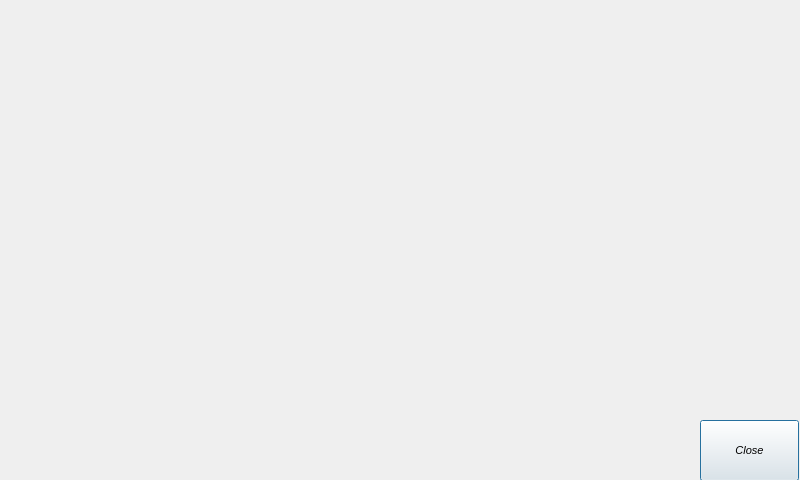
<?xml version="1.0" encoding="UTF-8"?>
<ui version="4.0">
 <class>dialog_controllist</class>
 <widget class="QDialog" name="dialog_controllist">
  <property name="geometry">
   <rect>
    <x>0</x>
    <y>0</y>
    <width>800</width>
    <height>480</height>
   </rect>
  </property>
  <property name="windowTitle">
   <string>Dialog</string>
  </property>
  <widget class="QPushButton" name="bClose">
   <property name="geometry">
    <rect>
     <x>700</x>
     <y>420</y>
     <width>99</width>
     <height>61</height>
    </rect>
   </property>
   <property name="font">
    <font>
     <pointsize>8</pointsize>
     <italic>true</italic>
    </font>
   </property>
   <property name="styleSheet">
    <string notr="true"/>
   </property>
   <property name="text">
    <string>Close</string>
   </property>
  </widget>
 </widget>
 <resources/>
 <connections/>
</ui>
